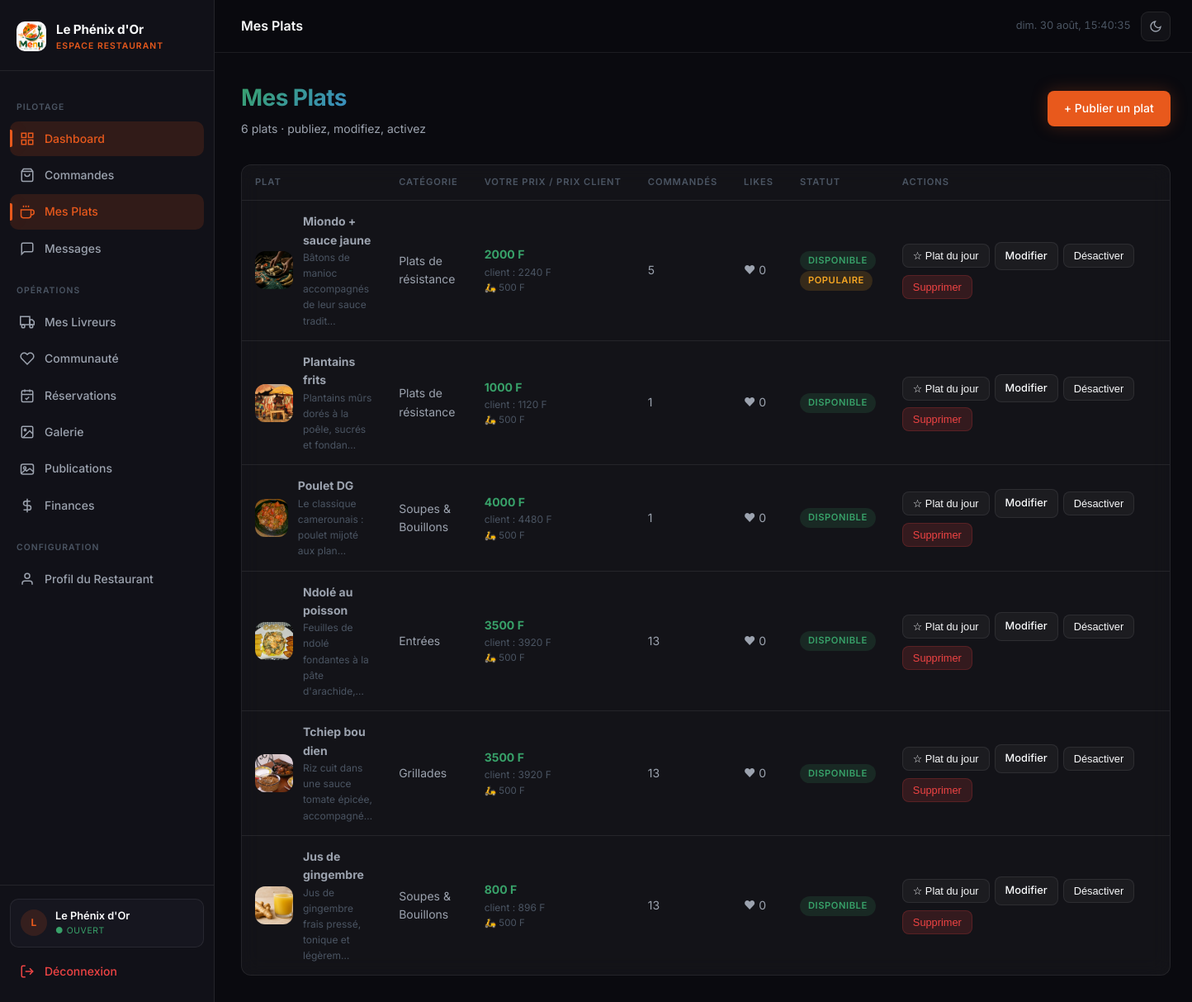
Screenshot of /admin-panel/resto/plats/ (signed in) with the database file from the repository.
### core/models.py (models this page shows, shortened)
class RestaurantProfile(models.Model):
    user = models.OneToOneField(User, on_delete=models.CASCADE, related_name='restaurant_profile')
    nom = models.CharField(max_length=200)
    description = models.TextField(blank=True)
    adresse = models.CharField(max_length=300)
    ville = models.CharField(max_length=100)
    pays = models.CharField(max_length=100, default='Cameroun')
    latitude = models.DecimalField(max_digits=9, decimal_places=6, null=True, blank=True)
    longitude = models.DecimalField(max_digits=9, decimal_places=6, null=True, blank=True)
    logo = models.ImageField(upload_to='restaurants/logos/', blank=True, null=True)
    cover_image = models.ImageField(upload_to='restaurants/covers/', blank=True, null=True)
    commission_rate = models.DecimalField(max_digits=5, decimal_places=2, default=10.00)
    is_verified = models.BooleanField(default=False)
    is_open = models.BooleanField(default=True)
    temps_livraison_moyen = models.PositiveIntegerField(default=30)
    frais_livraison = models.DecimalField(max_digits=10, decimal_places=0, default=500)
    prix_reservation = models.DecimalField(max_digits=10, decimal_places=0, default=5000)
    note_cache = models.DecimalField(max_digits=3, decimal_places=1, default=0)
    created_at = models.DateTimeField(auto_now_add=True)
    class Meta:
        verbose_name = 'Profil Restaurant'
        verbose_name_plural = 'Profils Restaurants'
    @property
    def nb_publications_attente(self):
        return self.publications.filter(statut='en_attente', supprime_par='').count()

class Plat(ApercuMixin, models.Model):
    restaurant = models.ForeignKey(RestaurantProfile, on_delete=models.CASCADE, related_name='plats')
    categorie = models.ForeignKey(Categorie, on_delete=models.SET_NULL, null=True, blank=True)
    nom = models.CharField(max_length=200)
    description = models.TextField(blank=True)
    prix = models.DecimalField(max_digits=10, decimal_places=0)
    frais_livraison = models.DecimalField(max_digits=10, decimal_places=0, default=500)
    image = models.ImageField(upload_to='plats/', blank=True, null=True)
    is_available = models.BooleanField(default=True)
    is_popular = models.BooleanField(default=False)
    is_featured = models.BooleanField(default=False)
    is_visible = models.BooleanField(default=True)
    plat_du_jour_le = models.DateField(null=True, blank=True)
    allergies = models.CharField(max_length=300, blank=True)
    ingredients = models.TextField(blank=True)
    created_at = models.DateTimeField(auto_now_add=True)
    @property
    def prix_client(self):
        rate = float(self.restaurant.commission_rate) if self.restaurant else 0.0
        return int(round(float(self.prix) * (1 + rate / 100)))
    class Meta:
        verbose_name = 'Plat'
        verbose_name_plural = 'Plats'

class Categorie(models.Model):
    nom = models.CharField(max_length=100)
    description = models.TextField(blank=True)
    icone = models.CharField(max_length=50, blank=True)
    class Meta:
        verbose_name = 'Catégorie'
        verbose_name_plural = 'Catégories'

### core/views/resto_ws.py (the view)
# urls.py: path('resto/plats/', resto_ws.plats, name='resto_plats'),
@resto_required
def plats(request):
    resto = request.resto
    qs = resto.plats.annotate(
        vol=Sum('lignecommande__quantite'),
        nb_likes=Count('favoris', distinct=True),
    ).select_related('categorie').order_by('-created_at')
    return render(request, 'resto/plats.html', {
        'resto': resto, 'plats': qs, 'today': timezone.localdate(),
        'active_page': 'plats',
    })

### templates/resto/plats.html (shortened to what this page needs)
{% extends 'resto_base.html' %}
{% block topbar_title %}Mes Plats{% endblock %}
{% block content %}
<div class="page-header anim-fade-up">
  <div>
    <h1 class="page-title gradient-text">Mes Plats</h1>
    <p class="page-subtitle">{{ plats|length }} plat{{ plats|length|pluralize }} · publiez, modifiez, activez</p>
  </div>
  <a href="{% url 'core:resto_plat_create' %}" class="btn btn-primary" style="margin-left:auto;">+ Publier un plat</a>
</div>
<div class="glass-card anim-fade-up" style="padding:0;overflow-x:auto;">
  <table class="data-table">
    <thead>
      <tr><th>Plat</th><th>Catégorie</th><th>Votre prix / Prix client</th><th>Commandés</th><th>Likes</th><th>Statut</th><th style="min-width:340px;">Actions</th></tr>
    </thead>
    <tbody>
      {% for p in plats %}
      <tr>
        <td>
          <div style="display:flex;align-items:center;gap:12px;">
            {% if p.image %}
              <img src="{{ p.image.url }}" alt="{{ p.nom }}" style="width:46px;height:46px;border-radius:12px;object-fit:cover;">
            {% else %}
              <div style="width:46px;height:46px;border-radius:12px;background:var(--accent-amber-dim);display:flex;align-items:center;justify-content:center;font-size:1.2rem;">🍽</div>
            {% endif %}
            <div>
              <div style="font-weight:700;">{{ p.nom }}</div>
              <div style="font-size:0.75rem;color:var(--text-muted);">{{ p.description|truncatechars:50 }}</div>
            </div>
          </div>
        </td>
        <td>{{ p.categorie.nom|default:'—' }}</td>
        <td style="white-space:nowrap;">
          <div style="font-weight:700;color:var(--accent-green);">{{ p.prix }} F</div>
          <div style="font-size:0.75rem;color:var(--text-muted);">client : {{ p.prix_client }} F</div>
          <div style="font-size:0.72rem;color:var(--text-muted);">🛵 {% if p.frais_livraison %}{{ p.frais_livraison }} F{% else %}offerte{% endif %}</div>
        </td>
        <td>{{ p.vol|default:0 }}</td>
        <td>❤ {{ p.nb_likes }}</td>
        <td>
          {% if p.is_available %}<span class="badge badge-green">Disponible</span>
          {% else %}<span class="badge badge-red">Indisponible</span>{% endif %}
          {% if p.is_popular %}<span class="badge badge-amber">Populaire</span>{% endif %}
        </td>
        <td>
          <div class="btn-group" style="flex-wrap:wrap;gap:6px;">
            <form method="post" action="{% url 'core:resto_plat_du_jour' p.pk %}">{% csrf_token %}
              <button class="btn {% if p.plat_du_jour_le == today %}btn-amber{% else %}btn-secondary{% endif %} btn-sm" title="Se réinitialise à minuit">
                {% if p.plat_du_jour_le == today %}★ Retirer du jour{% else %}☆ Plat du jour{% endif %}
              </button>
            </form>
            <a href="{% url 'core:resto_plat_edit' p.pk %}" class="btn btn-secondary btn-sm">Modifier</a>
            <form method="post" action="{% url 'core:resto_plat_toggle' p.pk %}">{% csrf_token %}
              <button class="btn {% if p.is_available %}btn-secondary{% else %}btn-amber{% endif %} btn-sm">
                {% if p.is_available %}Désactiver{% else %}Activer{% endif %}
              </button>
            </form>
            <form method="post" action="{% url 'core:resto_plat_delete' p.pk %}" onsubmit="return confirm('Supprimer définitivement « {{ p.nom|escapejs }} » ?');">{% csrf_token %}
              <button class="btn btn-danger btn-sm">Supprimer</button>
            </form>
          </div>
        </td>
      </tr>
      {% empty %}
      <tr><td colspan="7" style="text-align:center;color:var(--text-muted);padding:40px;">
        Aucun plat publié — <a href="{% url 'core:resto_plat_create' %}" style="color:var(--accent-amber);">publiez votre premier plat</a>.
      </td></tr>
      {% endfor %}
    </tbody>
  </table>
</div>
{% endblock %}

### templates/resto_base.html (shortened to what this page needs)
<!DOCTYPE html>
<html lang="fr">
<head>
{% load static %}
<link rel="stylesheet" href="{% static 'css/base.css' %}">
<link rel="stylesheet" href="{% static 'css/sidebar.css' %}">
<link rel="stylesheet" href="{% static 'css/animations.css' %}">
</head>
<body>
<div class="app-layout">
  <aside class="sidebar" id="sidebar">
    <div class="sidebar-header">
      {% if resto.logo %}
        <img src="{{ resto.logo.url }}" alt="{{ resto.nom }}" class="sidebar-logo" style="border-radius:10px;object-fit:cover;">
      {% else %}
        <img src="{% static 'logo.png' %}" alt="Menu" class="sidebar-logo" onerror="this.style.display='none'">
      {% endif %}
      <div class="sidebar-brand">
        <div class="sidebar-brand-name" style="font-size:0.95rem;">{{ resto.nom|truncatechars:18 }}</div>
        <div class="sidebar-brand-sub">Espace Restaurant</div>
      </div>
    </div>
    <nav class="sidebar-nav">
      <span class="nav-section-label">Pilotage</span>
      <a href="{% url 'core:resto_dashboard' %}" class="nav-item {% if active_page == 'dashboard' %}active{% endif %}">
        <svg class="nav-icon" viewBox="0 0 24 24" fill="none" stroke-width="2"><rect x="3" y="3" width="7" height="7"/><rect x="14" y="3" width="7" height="7"/><rect x="14" y="14" width="7" height="7"/><rect x="3" y="14" width="7" height="7"/></svg>
        Dashboard
      </a>
      <a href="{% url 'core:resto_commandes' %}" class="nav-item {% if active_page == 'commandes' %}active{% endif %}">
        <svg class="nav-icon" viewBox="0 0 24 24" fill="none" stroke-width="2"><path d="M6 2L3 6v14a2 2 0 0 0 2 2h14a2 2 0 0 0 2-2V6l-3-4z"/><line x1="3" y1="6" x2="21" y2="6"/><path d="M16 10a4 4 0 0 1-8 0"/></svg>
        Commandes
      </a>
      <a href="{% url 'core:resto_plats' %}" class="nav-item {% if active_page == 'plats' %}active{% endif %}">
        <svg class="nav-icon" viewBox="0 0 24 24" fill="none" stroke-width="2"><path d="M18 8h1a4 4 0 0 1 0 8h-1"/><path d="M2 8h16v9a4 4 0 0 1-4 4H6a4 4 0 0 1-4-4V8z"/><line x1="6" y1="1" x2="6" y2="4"/><line x1="10" y1="1" x2="10" y2="4"/><line x1="14" y1="1" x2="14" y2="4"/></svg>
        Mes Plats
      </a>
      <a href="{% url 'core:resto_messages' %}" class="nav-item {% if active_page == 'messages' %}active{% endif %}">
        <svg class="nav-icon" viewBox="0 0 24 24" fill="none" stroke-width="2"><path d="M21 15a2 2 0 0 1-2 2H7l-4 4V5a2 2 0 0 1 2-2h14a2 2 0 0 1 2 2z"/></svg>
        Messages
      </a>
      <span class="nav-section-label">Opérations</span>
      <a href="{% url 'core:resto_livreurs' %}" class="nav-item {% if active_page == 'livreurs' %}active{% endif %}">
        <svg class="nav-icon" viewBox="0 0 24 24" fill="none" stroke-width="2"><rect x="1" y="3" width="15" height="13"/><polygon points="16 8 20 8 23 11 23 16 16 16 16 8"/><circle cx="5.5" cy="18.5" r="2.5"/><circle cx="18.5" cy="18.5" r="2.5"/></svg>
        Mes Livreurs
      </a>
      <a href="{% url 'core:resto_communaute' %}" class="nav-item {% if active_page == 'communaute' %}active{% endif %}">
        <svg class="nav-icon" viewBox="0 0 24 24" fill="none" stroke-width="2"><path d="M20.84 4.61a5.5 5.5 0 0 0-7.78 0L12 5.67l-1.06-1.06a5.5 5.5 0 0 0-7.78 7.78l1.06 1.06L12 21.23l7.78-7.78 1.06-1.06a5.5 5.5 0 0 0 0-7.78z"/></svg>
        Communauté
      </a>
      <a href="{% url 'core:resto_reservations' %}" class="nav-item {% if active_page == 'reservations' %}active{% endif %}">
        <svg class="nav-icon" viewBox="0 0 24 24" fill="none" stroke-width="2"><rect x="3" y="4" width="18" height="18" rx="2"/><line x1="16" y1="2" x2="16" y2="6"/><line x1="8" y1="2" x2="8" y2="6"/><line x1="3" y1="10" x2="21" y2="10"/><path d="M9 16l2 2 4-4"/></svg>
        Réservations
      </a>
      <a href="{% url 'core:resto_galerie' %}" class="nav-item {% if active_page == 'galerie' %}active{% endif %}">
        <svg class="nav-icon" viewBox="0 0 24 24" fill="none" stroke-width="2"><rect x="3" y="3" width="18" height="18" rx="2"/><circle cx="8.5" cy="8.5" r="1.5"/><path d="M21 15l-5-5L5 21"/></svg>
        Galerie
      </a>
      <a href="{% url 'core:resto_publications' %}" class="nav-item {% if active_page == 'publications' %}active{% endif %}">
        <svg class="nav-icon" viewBox="0 0 24 24" fill="none" stroke-width="2"><rect x="2" y="4" width="20" height="16" rx="3"/><circle cx="8" cy="10" r="2"/><path d="M22 16l-6-5-5 4-2-2-7 6"/></svg>
        Publications
      </a>
      <a href="{% url 'core:resto_finances' %}" class="nav-item {% if active_page == 'finances' %}active{% endif %}">
        <svg class="nav-icon" viewBox="0 0 24 24" fill="none" stroke-width="2"><line x1="12" y1="1" x2="12" y2="23"/><path d="M17 5H9.5a3.5 3.5 0 0 0 0 7h5a3.5 3.5 0 0 1 0 7H6"/></svg>
        Finances
      </a>
      <span class="nav-section-label">Configuration</span>
      <a href="{% url 'core:resto_profil' %}" class="nav-item {% if active_page == 'profil' %}active{% endif %}">
        <svg class="nav-icon" viewBox="0 0 24 24" fill="none" stroke-width="2"><path d="M20 21v-2a4 4 0 0 0-4-4H8a4 4 0 0 0-4 4v2"/><circle cx="12" cy="7" r="4"/></svg>
        Profil du Restaurant
      </a>
    </nav>
    <div class="sidebar-footer">
      <div class="sidebar-user">
        <div class="sidebar-avatar">{{ resto.nom|first|upper }}</div>
        <div class="sidebar-user-info">
          <div class="sidebar-user-name">{{ resto.nom|truncatechars:16 }}</div>
          <div class="sidebar-user-role">
            {% if resto.is_open %}<span style="color:var(--accent-green);">● Ouvert</span>{% else %}<span style="color:var(--accent-red);">● Fermé</span>{% endif %}
          </div>
        </div>
      </div>
      <a href="{% url 'core:logout' %}" class="nav-item" style="color:var(--accent-red);">
        <svg class="nav-icon" viewBox="0 0 24 24" fill="none" stroke-width="2"><path d="M9 21H5a2 2 0 0 1-2-2V5a2 2 0 0 1 2-2h4"/><polyline points="16 17 21 12 16 7"/><line x1="21" y1="12" x2="9" y2="12"/></svg>
        Déconnexion
      </a>
    </div>
  </aside>
  <div class="main-content">
    <header class="topbar">
      <div class="topbar-left">
        <span class="topbar-title">{% block topbar_title %}{% endblock %}</span>
      </div>
      <div class="topbar-right">
        <span class="topbar-time" id="topbar-clock"></span>
        <button class="theme-toggle" id="themeToggle" title="Changer de thème" aria-label="Basculer thème clair/sombre">
          <svg class="icon-moon" viewBox="0 0 24 24" fill="none" stroke-width="2"><path d="M21 12.79A9 9 0 1 1 11.21 3 7 7 0 0 0 21 12.79z"/></svg>
        </button>
      </div>
    </header>
    <div class="page-wrapper">
      {% block content %}{% endblock %}
    </div>
  </div>
</div>
</body>
</html>

### rows the page displays
RestaurantProfile: nom "Le Phénix d'Or", nom|first "L"
Plat: image (picture), nom "Miondo + sauce jaune", description "Bâtons de manioc accompagnés de leur sauce tradit…", categorie.nom "Plats de résistance", prix "2000", prix_client "2240", frais_livraison "500", vol "5", nb_likes "0", is_available "DISPONIBLE", is_popular "POPULAIRE", shows "☆ Plat du jour"
Plat: image (picture), nom "Plantains frits", description "Plantains mûrs dorés à la poêle, sucrés et fondan…", categorie.nom "Plats de résistance", prix "1000", prix_client "1120", frais_livraison "500", vol "1", nb_likes "0", is_available "DISPONIBLE", shows "☆ Plat du jour"
Plat: image (picture), nom "Poulet DG", description "Le classique camerounais : poulet mijoté aux plan…", categorie.nom "Soupes & Bouillons", prix "4000", prix_client "4480", frais_livraison "500", vol "1", nb_likes "0", is_available "DISPONIBLE", shows "☆ Plat du jour"
Plat: image (picture), nom "Ndolé au poisson", description "Feuilles de ndolé fondantes à la pâte d'arachide,…", categorie.nom "Entrées", prix "3500", prix_client "3920", frais_livraison "500", vol "13", nb_likes "0", is_available "DISPONIBLE", shows "☆ Plat du jour"
Plat: image (picture), nom "Tchiep bou dien", description "Riz cuit dans une sauce tomate épicée, accompagné…", categorie.nom "Grillades", prix "3500", prix_client "3920", frais_livraison "500", vol "13", nb_likes "0", is_available "DISPONIBLE", shows "☆ Plat du jour"
Plat: image (picture), nom "Jus de gingembre", description "Jus de gingembre frais pressé, tonique et légèrem…", categorie.nom "Soupes & Bouillons", prix "800", prix_client "896", frais_livraison "500", vol "13", nb_likes "0", is_available "DISPONIBLE", shows "☆ Plat du jour"

### other values shown
{{ plats|length }} "6"
